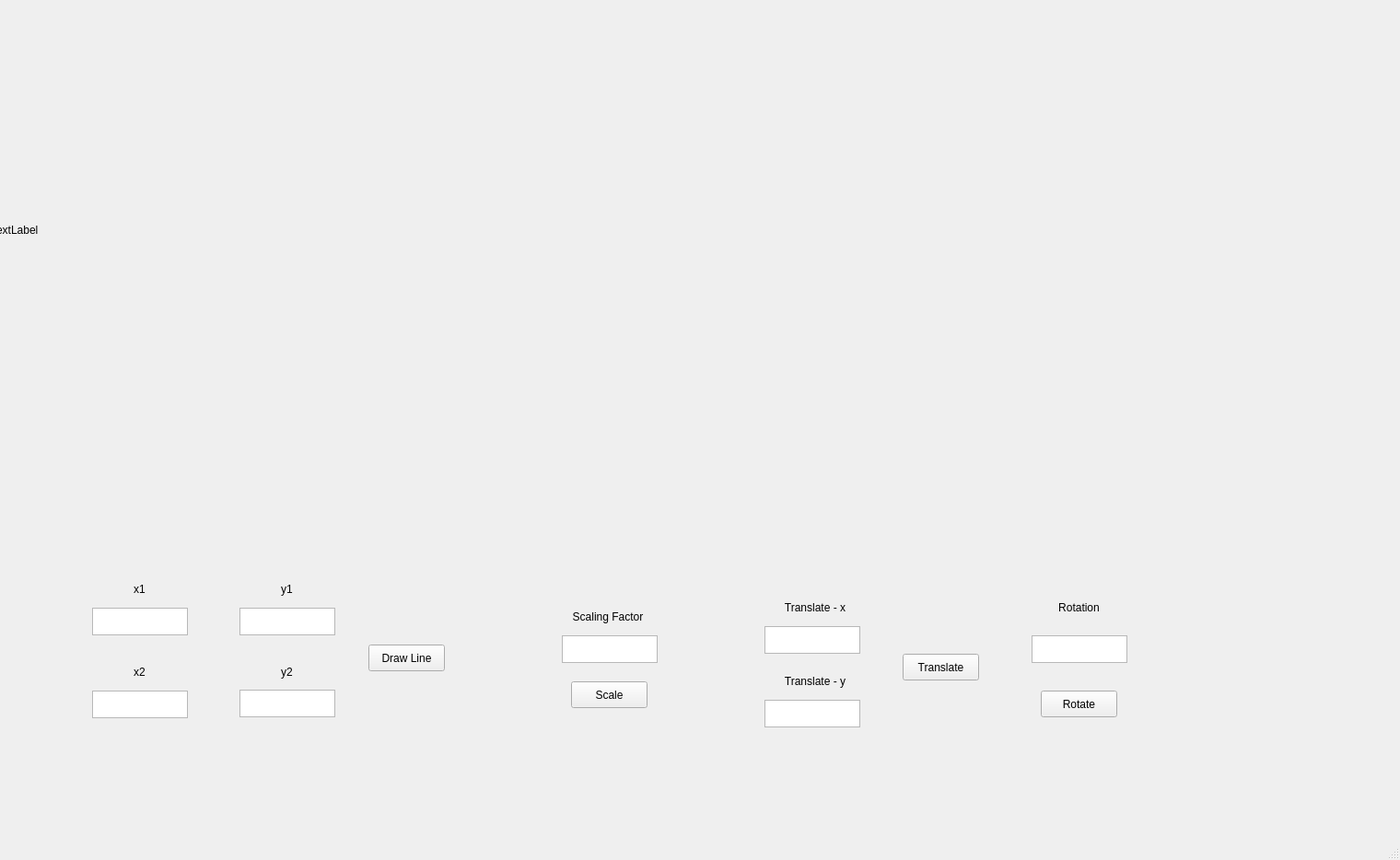
<?xml version="1.0" encoding="UTF-8"?>
<ui version="4.0">
 <class>MainWindow</class>
 <widget class="QMainWindow" name="MainWindow">
  <property name="geometry">
   <rect>
    <x>0</x>
    <y>0</y>
    <width>1520</width>
    <height>934</height>
   </rect>
  </property>
  <property name="windowTitle">
   <string>MainWindow</string>
  </property>
  <widget class="QWidget" name="centralwidget">
   <widget class="QLabel" name="label">
    <property name="geometry">
     <rect>
      <x>-10</x>
      <y>0</y>
      <width>1000</width>
      <height>500</height>
     </rect>
    </property>
    <property name="text">
     <string>TextLabel</string>
    </property>
   </widget>
   <widget class="QLabel" name="label_2">
    <property name="geometry">
     <rect>
      <x>120</x>
      <y>630</y>
      <width>63</width>
      <height>20</height>
     </rect>
    </property>
    <property name="text">
     <string>x1</string>
    </property>
    <property name="alignment">
     <set>Qt::AlignCenter</set>
    </property>
   </widget>
   <widget class="QLabel" name="label_3">
    <property name="geometry">
     <rect>
      <x>280</x>
      <y>630</y>
      <width>63</width>
      <height>20</height>
     </rect>
    </property>
    <property name="text">
     <string>y1</string>
    </property>
    <property name="alignment">
     <set>Qt::AlignCenter</set>
    </property>
   </widget>
   <widget class="QLabel" name="label_4">
    <property name="geometry">
     <rect>
      <x>120</x>
      <y>720</y>
      <width>63</width>
      <height>20</height>
     </rect>
    </property>
    <property name="text">
     <string>x2</string>
    </property>
    <property name="alignment">
     <set>Qt::AlignCenter</set>
    </property>
   </widget>
   <widget class="QLabel" name="label_5">
    <property name="geometry">
     <rect>
      <x>280</x>
      <y>720</y>
      <width>63</width>
      <height>20</height>
     </rect>
    </property>
    <property name="text">
     <string>y2</string>
    </property>
    <property name="alignment">
     <set>Qt::AlignCenter</set>
    </property>
   </widget>
   <widget class="QLabel" name="label_6">
    <property name="geometry">
     <rect>
      <x>610</x>
      <y>660</y>
      <width>100</width>
      <height>20</height>
     </rect>
    </property>
    <property name="text">
     <string>Scaling Factor</string>
    </property>
    <property name="alignment">
     <set>Qt::AlignCenter</set>
    </property>
   </widget>
   <widget class="QLabel" name="label_7">
    <property name="geometry">
     <rect>
      <x>840</x>
      <y>650</y>
      <width>90</width>
      <height>20</height>
     </rect>
    </property>
    <property name="text">
     <string>Translate - x</string>
    </property>
    <property name="alignment">
     <set>Qt::AlignCenter</set>
    </property>
   </widget>
   <widget class="QLabel" name="label_8">
    <property name="geometry">
     <rect>
      <x>840</x>
      <y>730</y>
      <width>90</width>
      <height>20</height>
     </rect>
    </property>
    <property name="text">
     <string>Translate - y</string>
    </property>
    <property name="alignment">
     <set>Qt::AlignCenter</set>
    </property>
   </widget>
   <widget class="QLabel" name="label_9">
    <property name="geometry">
     <rect>
      <x>1140</x>
      <y>650</y>
      <width>63</width>
      <height>20</height>
     </rect>
    </property>
    <property name="text">
     <string>Rotation</string>
    </property>
    <property name="alignment">
     <set>Qt::AlignCenter</set>
    </property>
   </widget>
   <widget class="QTextEdit" name="textEdit">
    <property name="geometry">
     <rect>
      <x>100</x>
      <y>660</y>
      <width>104</width>
      <height>30</height>
     </rect>
    </property>
   </widget>
   <widget class="QTextEdit" name="textEdit_2">
    <property name="geometry">
     <rect>
      <x>260</x>
      <y>660</y>
      <width>104</width>
      <height>30</height>
     </rect>
    </property>
   </widget>
   <widget class="QTextEdit" name="textEdit_3">
    <property name="geometry">
     <rect>
      <x>100</x>
      <y>750</y>
      <width>104</width>
      <height>30</height>
     </rect>
    </property>
   </widget>
   <widget class="QTextEdit" name="textEdit_4">
    <property name="geometry">
     <rect>
      <x>260</x>
      <y>749</y>
      <width>104</width>
      <height>30</height>
     </rect>
    </property>
   </widget>
   <widget class="QPushButton" name="pushButton">
    <property name="geometry">
     <rect>
      <x>400</x>
      <y>700</y>
      <width>83</width>
      <height>29</height>
     </rect>
    </property>
    <property name="text">
     <string>Draw Line</string>
    </property>
   </widget>
   <widget class="QTextEdit" name="textEdit_5">
    <property name="geometry">
     <rect>
      <x>610</x>
      <y>690</y>
      <width>104</width>
      <height>30</height>
     </rect>
    </property>
   </widget>
   <widget class="QTextEdit" name="textEdit_6">
    <property name="geometry">
     <rect>
      <x>830</x>
      <y>680</y>
      <width>104</width>
      <height>30</height>
     </rect>
    </property>
   </widget>
   <widget class="QTextEdit" name="textEdit_7">
    <property name="geometry">
     <rect>
      <x>830</x>
      <y>760</y>
      <width>104</width>
      <height>30</height>
     </rect>
    </property>
   </widget>
   <widget class="QPushButton" name="pushButton_2">
    <property name="geometry">
     <rect>
      <x>620</x>
      <y>740</y>
      <width>83</width>
      <height>29</height>
     </rect>
    </property>
    <property name="text">
     <string>Scale</string>
    </property>
   </widget>
   <widget class="QPushButton" name="pushButton_3">
    <property name="geometry">
     <rect>
      <x>980</x>
      <y>710</y>
      <width>83</width>
      <height>29</height>
     </rect>
    </property>
    <property name="text">
     <string>Translate</string>
    </property>
   </widget>
   <widget class="QTextEdit" name="textEdit_8">
    <property name="geometry">
     <rect>
      <x>1120</x>
      <y>690</y>
      <width>104</width>
      <height>30</height>
     </rect>
    </property>
   </widget>
   <widget class="QPushButton" name="pushButton_4">
    <property name="geometry">
     <rect>
      <x>1130</x>
      <y>750</y>
      <width>83</width>
      <height>29</height>
     </rect>
    </property>
    <property name="text">
     <string>Rotate</string>
    </property>
   </widget>
  </widget>
  <widget class="QMenuBar" name="menubar">
   <property name="geometry">
    <rect>
     <x>0</x>
     <y>0</y>
     <width>1520</width>
     <height>25</height>
    </rect>
   </property>
  </widget>
  <widget class="QStatusBar" name="statusbar"/>
 </widget>
 <resources/>
 <connections/>
</ui>
